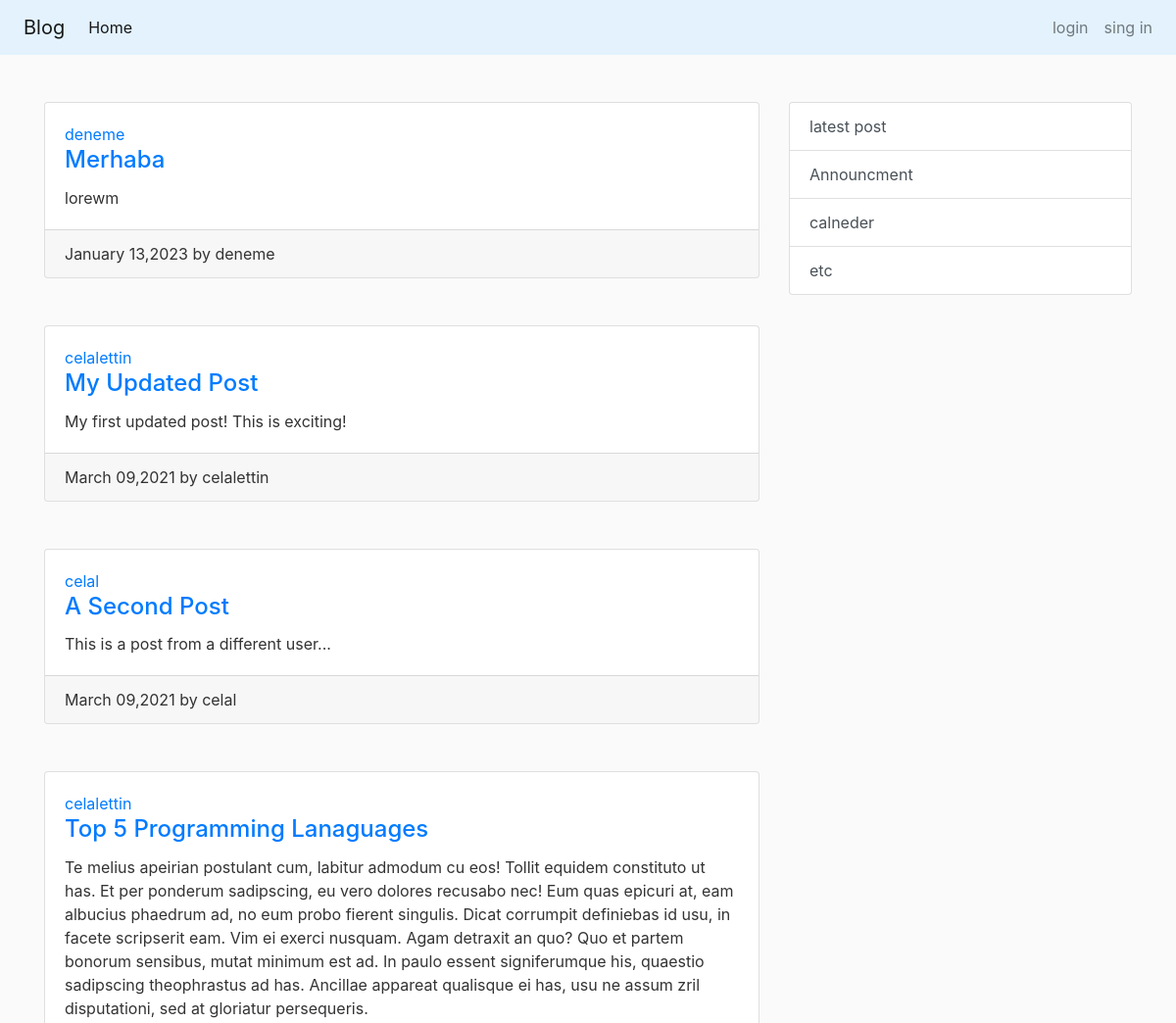
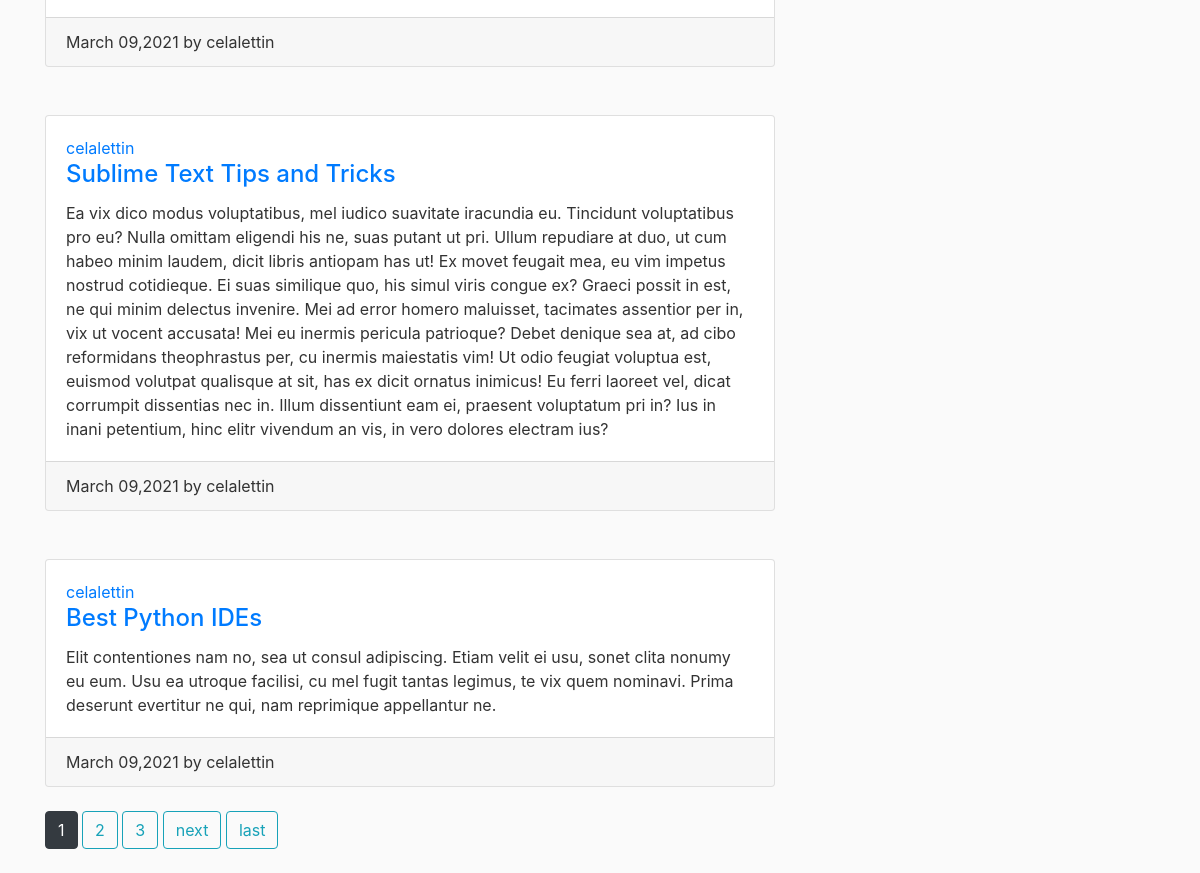
Before: / with the older database file (2 pictures, top to bottom).
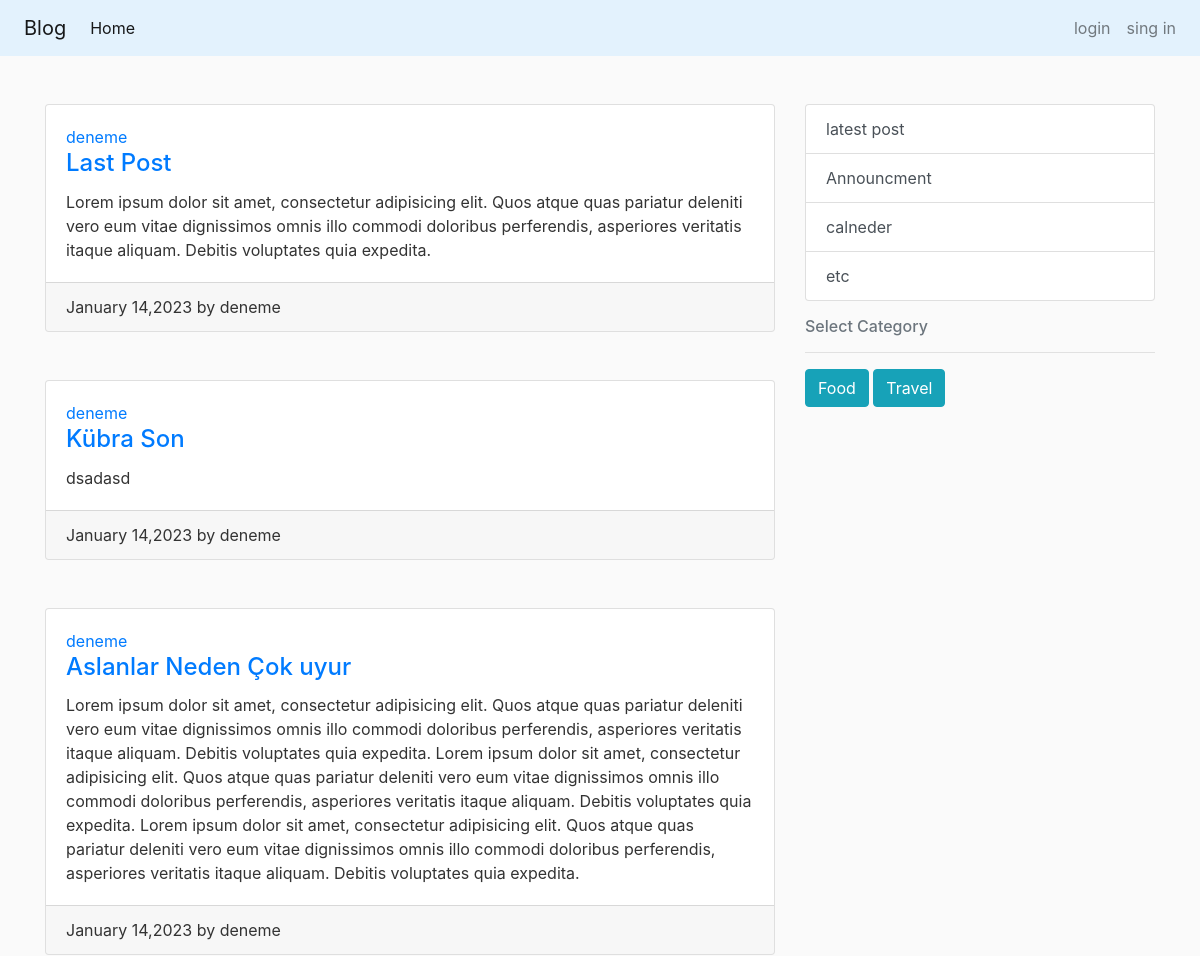
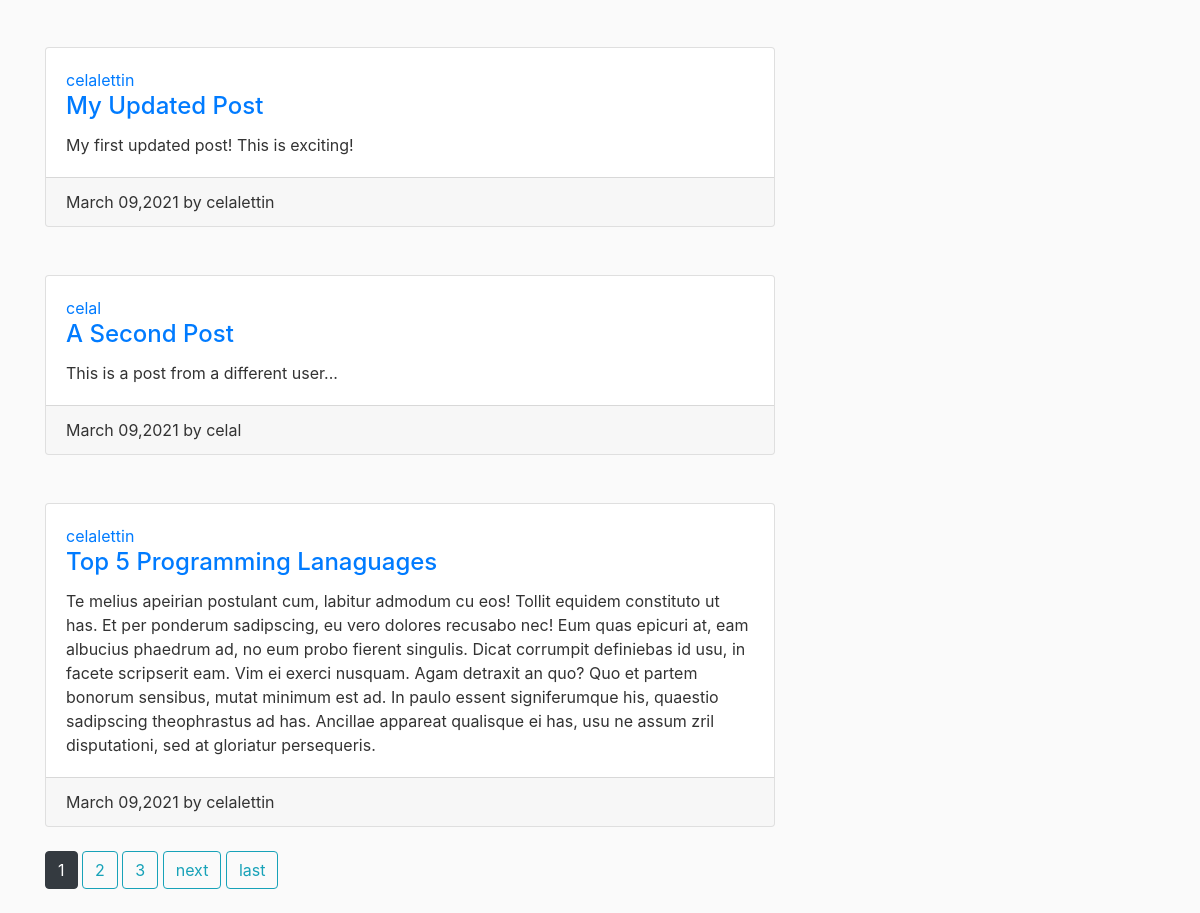
After: the same page with the newer database file (2 pictures, top to bottom).
### blog/models.py (models this page shows, shortened)
class Post(models.Model):
    title = models.CharField(max_length=100)
    content = models.TextField()
    date_posted = models.DateField(default=timezone.now)
    author = models.ForeignKey(User, on_delete=models.CASCADE)

class Category(models.Model):
    categories = [
        ('Food', 'Food'),
        ('Travel', 'Travel'),
        ('Health', 'Health'),
        ('Personal ', 'Personal '),
        ('Political', 'Political'),
        ('Fashion', 'Fashion'),
    ]
    name = models.CharField(choices=categories, default="Food", max_length=10)
    slug = models.SlugField()
    posts = models.ManyToManyField(Post)
    def __str__(self) -> str:
        return self.name

### blog/views.py (the view)
# urls.py: path('',PostListView.as_view(),name = 'blog-home'),
class PostListView(ListView):
    model = Post
    template_name = 'blog/home.html'
    context_object_name = 'posts'
    ordering = ['-date_posted']
    paginate_by = 6
    def get_context_data(self, **kwargs):
        context = super().get_context_data(**kwargs)
        categories = Category.objects.all()
        context['categories'] = categories
        return context

### blog/templates/blog/home.html (shortened to what this page needs)
{% extends 'blog/base.html' %}
    {% block content %}
        {% for post in posts %}
        <div class="card text-left mt-5">
          <div class="card-body">
               <a href="{% url 'user-posts' post.author.username %} ">{{post.author}}</a>
            <h4 class="card-title"> <a href="{% url 'post-detail' post.id %} " > {{post.title}}   </a> </h4>
            <p class="card-text">{{post.content}}</p>
          </div>
          <div class="card-footer">{{post.date_posted|date:'F d,Y'}} by {{post.author}}</div>
        </div>
        {% endfor  %}
        <div class="mt-4">
     {% if is_paginated %}
          {% for num in page_obj.paginator.page_range %}
              {% if page_obj.number == num %}
                <a href="?page={{num}}" class="btn btn-dark mb-4">{{num}} </a>
              {% elif  num > page_obj.number|add:'-3' and num < page_obj.number|add:'3' %}
                <a href="?page={{num}}" class="btn btn-outline-info mb-4">{{num}} </a>
              {% endif %}
          {% endfor %}
            {% if page_obj.has_next %}
              <a href="?page={{page_obj.next_page_number}}" class="btn btn-outline-info mb-4">next </a>
              <a href="?page={{page_obj.paginator.num_pages}}"class="btn btn-outline-info mb-4">last </a>
            {% endif %}
     {% endif %}
      </div>
    {% endblock content %}

### blog/templates/blog/base.html (shortened to what this page needs)
{% load static %}
<!doctype html>
<html>
<head>
    <link rel="stylesheet" href="https://stackpath.bootstrapcdn.com/bootstrap/4.3.1/css/bootstrap.min.css"
>
    <link rel="stylesheet" href="{% static 'blog/main.css'%}">
</head>
<body>
    <header>
        <nav class="navbar navbar-expand-sm navbar-light   " style="background-color: #e3f2fd;">
            <a class=" navbar-brand ml-2" href="{% url  'blog-about'%}">Blog</a>
            <div class="collapse navbar-collapse" id="collapsibleNavId">
                <ul class="navbar-nav mr-auto mt-2 mt-lg-0">
                    <li class="nav-item active">
                        <a class="nav-link" href="{% url  'blog-home'%}">Home <span class="sr-only">(current)</span></a>
                    </li>
                </ul>
                <ul class="ml-auto navbar-nav">
                    {% if user.is_authenticated %}
                    <li class="nav-item">
                        <a class="nav-link" href="{% url 'post-create' %}">Create Post</a>
                    </li>
                    <li class="nav-item">
                        <a class="nav-link" href="{% url 'logout' %}">Logout</a>
                    </li>
                    <li class="nav-item">
                        <a class="nav-link" href="{% url 'profile' %}">profile</a>
                    </li>
                    {% else %}
                    <li class="nav-item">
                        <a class="nav-link" href="{% url 'login' %}">login</a>
                    </li>
                    <li class="nav-item ">
                        <a class="nav-link" href="{% url 'register' %}">sing in </a>
                    </li>
                    {% endif %}
                </ul>
            </div>
        </nav>
    </header>
    <main class="container">
        <div class="row ">
            <div class="col-md-8">
                {% block content %} {% endblock %}
            </div>
            <div class="col-md-4 mt-5">
                <div class="list-group">
                    <a href="#" class="list-group-item list-group-item-action ">latest post </a>
                    <a href="#" class="list-group-item list-group-item-action">Announcment </a>
                    <a href="#" class="list-group-item list-group-item-action "> calneder</a>
                    <a href="#" class="list-group-item list-group-item-action "> etc</a>
                </div>
                {% if categories %}
                <div class="categories mt-3">
                    <h6 class="text-muted">Select Category</h6>
                    <hr>
                    {% for category in categories %}
                    <a class="btn btn-info" href="{% url  'category-posts' category.slug %}">{{category}}</a>
                    {% endfor %}
                </div>
                {% endif %}
            </div>
        </div>
    </main>
</body>
</html>

Changed rows visible on the page:
removed Post: author "deneme", title "Merhaba", content "lorewm", date_posted "January 13,2023"
no longer on this page (row unchanged): Post: author "celalettin", title "Sublime Text Tips and Tricks", content "Ea vix dico modus voluptatibus, mel iudico suavitate iracundia eu. Tincidunt voluptatibus pro eu? Nulla omittam eligendi his ne, suas putant ut pri. Ullum repudiare at duo, ut cum habeo minim laudem, dicit libris antiopam has ut! Ex movet feugait mea, eu vim impetus nostrud cotidieque. Ei suas similique quo, his simul viris congue ex? Graeci possit in est, ne qui minim delectus invenire. Mei ad error homero maluisset, tacimates assentior per in, vix ut vocent accusata! Mei eu inermis pericula patrioque? Debet denique sea at, ad cibo reformidans theophrastus per, cu inermis maiestatis vim! Ut odio feugiat voluptua est, euismod volutpat qualisque at sit, has ex dicit ornatus inimicus! Eu…", date_posted "March 09,2021"
no longer on this page (row unchanged): Post: author "celalettin", title "Best Python IDEs", content "Elit contentiones nam no, sea ut consul adipiscing. Etiam velit ei usu, sonet clita nonumy eu eum. Usu ea utroque facilisi, cu mel fugit tantas legimus, te vix quem nominavi. Prima deserunt evertitur ne qui, nam reprimique appellantur ne.", date_posted "March 09,2021"
added Post: author "deneme", title "Last Post", content "Lorem ipsum dolor sit amet, consectetur adipisicing elit. Quos atque quas pariatur deleniti vero eum vitae dignissimos omnis illo commodi doloribus perferendis, asperiores veritatis itaque aliquam. Debitis voluptates quia expedita.", date_posted "January 14,2023"
added Post: author "deneme", title "Kübra Son", content "dsadasd", date_posted "January 14,2023"
added Post: author "deneme", title "Aslanlar Neden Çok uyur", content "Lorem ipsum dolor sit amet, consectetur adipisicing elit. Quos atque quas pariatur deleniti vero eum vitae dignissimos omnis illo commodi doloribus perferendis, asperiores veritatis itaque aliquam. Debitis voluptates quia expedita. Lorem ipsum dolor sit amet, consectetur adipisicing elit. Quos atque quas pariatur deleniti vero eum vitae dignissimos omnis illo commodi doloribus perferendis, asperiores veritatis itaque aliquam. Debitis voluptates quia expedita. Lorem ipsum dolor sit amet, consectetur adipisicing elit. Quos atque quas pariatur deleniti vero eum vitae dignissimos omnis illo commodi doloribus perferendis, asperiores veritatis itaque aliquam. Debitis voluptates quia expedita.", date_posted "January 14,2023"
added Category: name "Food"
added Category: name "Travel"
Other visible differences:
text now shown: "Select Category"
